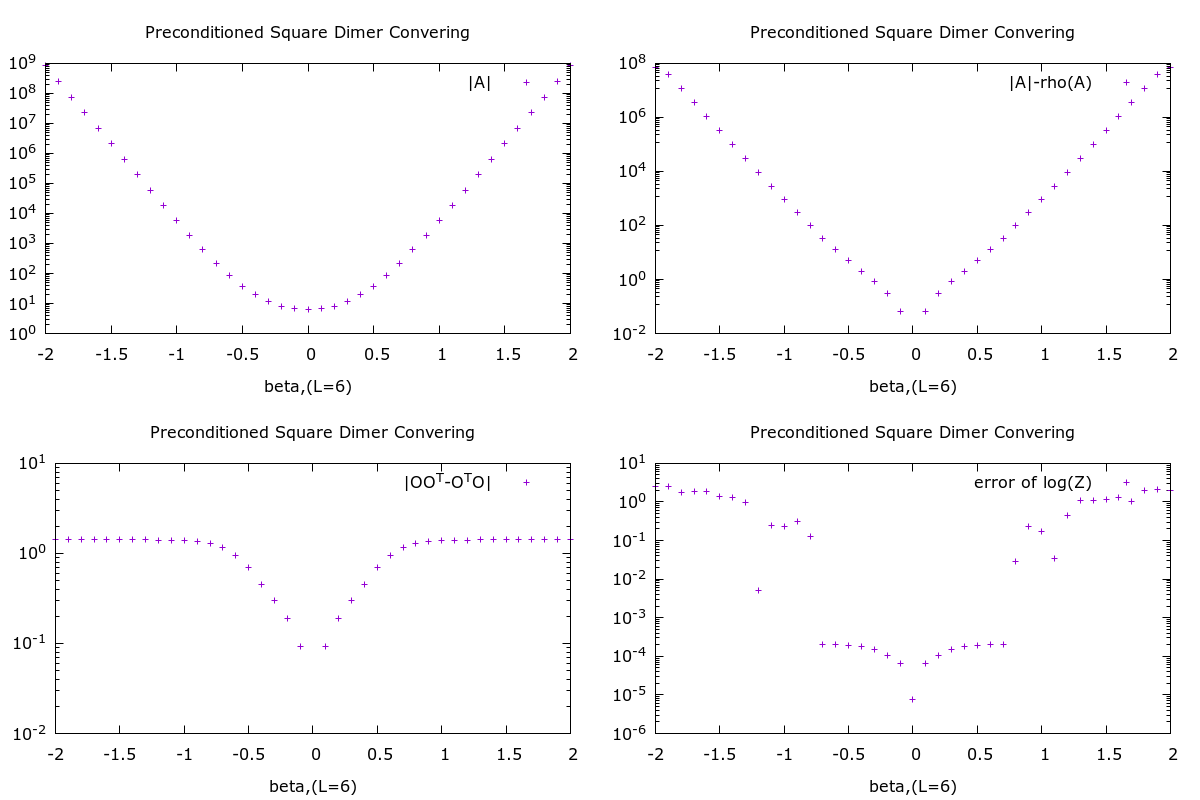

gnuplot code for this plot:
set terminal png
set output "./plot/dddd.png"
set term png size 1200, 800

set multiplot layout 2,2 columns
    set logscale y
    set xlabel "beta,(L=6)"
    set format y "10^{%L}"
    set title "Preconditioned Square Dimer Convering"

    # set xr [1:400]
    # set yr [1.6:1.8]

    plot './data/dddd.dat' using ($1):($4) title "|A|",
    plot './data/dddd.dat' using ($1):($2) title "|OO^T-O^TO|"
    plot './data/dddd.dat' using ($1):($3) title "|A|-rho(A)"
    plot './data/dddd.dat' using ($1):(abs($5-0.2915609040)) title "error of log(Z)"

unset multiplot
